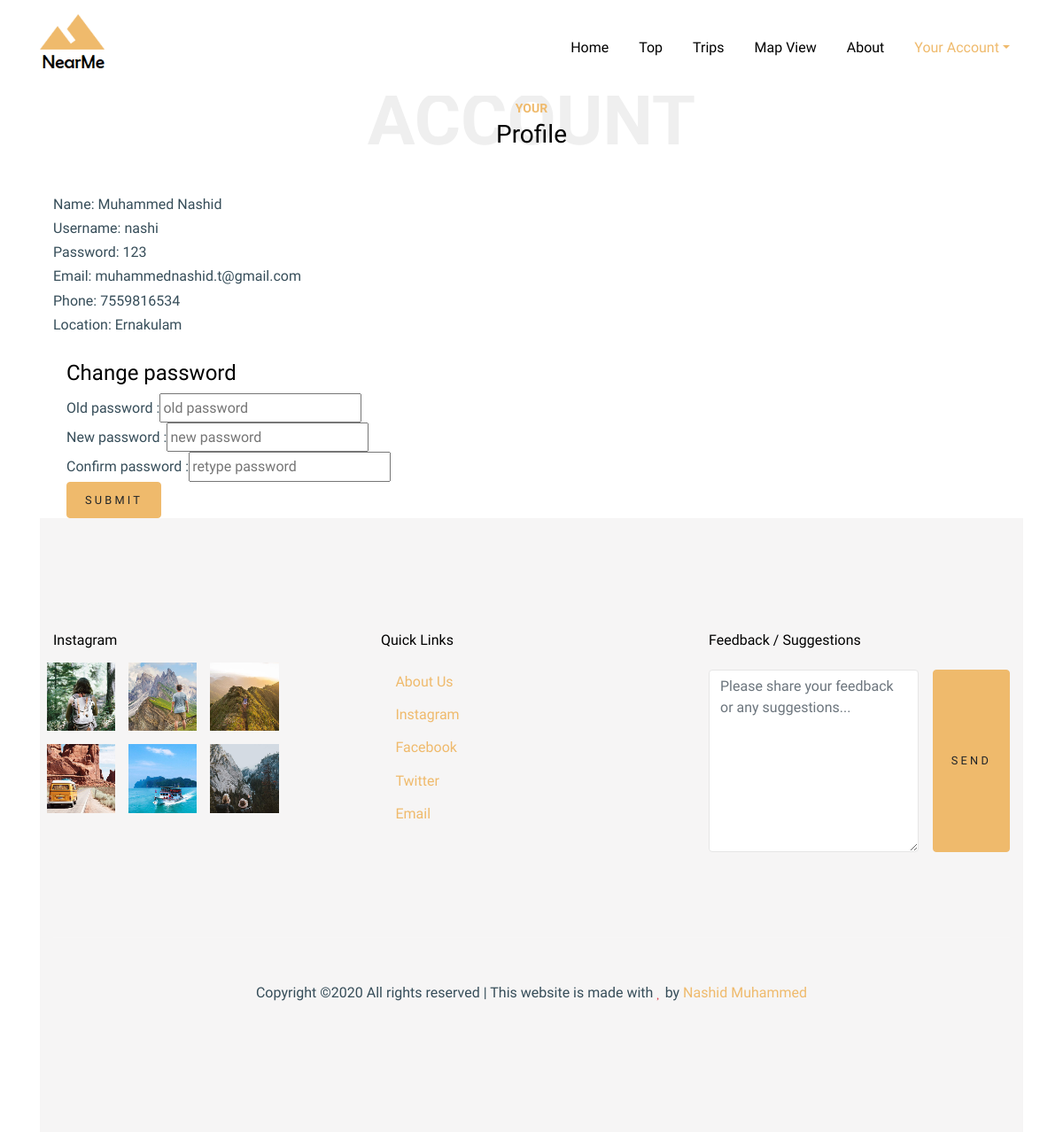
The app's page /profile (signed in) with its own data.
### locationfinder/models.py (models this page shows)
class reg(models.Model):
    name = models.CharField(max_length=100)
    email = models.CharField(max_length=100)
    phone = models.IntegerField()
    location = models.CharField(max_length=100)
    username = models.CharField(max_length=100)
    password = models.CharField(max_length=100)

### locationfinder/views.py (the view)
# urls.py: path('profile',views.profile,name='profile'),
def profile(request):
    try:
        ch = request.session['name']
        us = reg.objects.filter(username=ch)
        return render(request, 'profile.html', {'ww': us})
    except:
        return render(request, 'signin.html')

### templates/profile.html (shortened to what this page needs)
<!doctype html>
{% load static %}
<html lang="en">
  <head>
    <link rel="stylesheet" href="{% static 'fonts/icomoon/style.css' %}">
    <link rel="stylesheet" href="{% static 'css/bootstrap.min.css' %}">
    <link rel="stylesheet" href="{% static 'css/bootstrap-datepicker.css' %}">
    <link rel="stylesheet" href="{% static 'css/jquery.fancybox.min.css' %}">
    <link rel="stylesheet" href="{% static 'css/owl.carousel.min.css' %}">
    <link rel="stylesheet" href="{% static 'css/owl.theme.default.min.css' %}">
    <link rel="stylesheet" href="{% static 'fonts/flaticon/font/flaticon.css' %}">
    <link rel="stylesheet" href="css/aos.css">
    <link rel="stylesheet" href="{% static 'css/style.css' %}">
  </head>
  <body data-spy="scroll" data-target=".site-navbar-target" data-offset="300">
    <div class="site-wrap" id="home-section">
      <header class="site-navbar site-navbar-target" role="banner">
        <div class="container">
          <div class="row align-items-center position-relative">
            <div class="col-3 ">
              <div class="site-logo">
                <a href="{% static 'index.html'%}" class="font-weight-bold">
                  <img src="{% static 'images/logo.png' %}" alt="Image" class="img-fluid">
                </a>
              </div>
            </div>
            <div class="col-9  text-right">
              <nav class="site-navigation text-right ml-auto d-none d-lg-block" role="navigation">
                <ul class="site-menu main-menu js-clone-nav ml-auto ">
                  <li><a href="home" class="nav-link">Home</a></li>
                  <li><a href="home" class="nav-link">Top</a></li>
                  <li><a href="trips.html" class="nav-link">Trips</a></li>
                  <li><a href="blog.html" class="nav-link">Map View</a></li>
                  <li><a href="about" class="nav-link">About</a></li>
                  <li class="active"><a class="dropdown-toggle" data-toggle="dropdown"> Your Account</a>
                  </li>
                </ul>
              </nav>
            </div>
          </div>
        </div>
      </header>
        <div class="container">
        <div class="row justify-content-center text-center">
          <div class="col-md-10">
            <div class="heading-39101 mb-5">
              <span class="backdrop text-center">Account</span>
              <span class="subtitle-39191">Your</span>
              <h3>Profile</h3>
            </div>
          </div>
        </div>
            <div class="container">
{% if ww %}
   {% for i in ww %}
        Name: {{i.name}}<br>
        Username: {{i.username}}<br>
        Password: {{i.password}}<br>
        Email: {{i.email}}<br>
        Phone: {{i.phone}}<br>
        Location: {{i.location}}
    {% endfor %}
{% endif %}
    <div class="container"><br>
    <h4>Change password</h4>
    <form action="change" method="post" enctype="multipart/form-data" >
    Old password :<input class="input100" type="text"  name="old" placeholder="old password"><br>
    New password :<input class="input100" type="text"  name="new" placeholder="new password"><br>
    Confirm password :<input type="password"  name="new1" placeholder="retype password"><br>
    <input type="submit" value="Submit" class="btn btn-primary">
    </form>
    </div>
        </div>
    <footer class="site-footer bg-light">
      <div class="container">
        <div class="row">
          <div class="col-lg-3">
            <h2 class="footer-heading mb-3">Instagram</h2>
            <div class="row">
              <div class="col-4 gal_col">
                <a href="#"><img src="{% static 'images/insta_1.jpg' %}" alt="Image" class="img-fluid"></a>
              </div>
              <div class="col-4 gal_col">
                <a href="#"><img src="{% static 'images/insta_2.jpg' %}" alt="Image" class="img-fluid"></a>
              </div>
              <div class="col-4 gal_col">
                <a href="#"><img src="{% static 'images/insta_3.jpg' %}" alt="Image" class="img-fluid"></a>
              </div>
              <div class="col-4 gal_col">
                <a href="#"><img src="{% static 'images/insta_4.jpg' %}" alt="Image" class="img-fluid"></a>
              </div>
              <div class="col-4 gal_col">
                <a href="#"><img src="{% static 'images/insta_5.jpg' %}" alt="Image" class="img-fluid"></a>
              </div>
              <div class="col-4 gal_col">
                <a href="#"><img src="{% static 'images/insta_6.jpg' %}" alt="Image" class="img-fluid"></a>
              </div>
            </div>
          </div>
          <div class="col-lg-8 ml-auto">
            <div class="row">
              <div class="col-lg-6 ml-auto">
                <h2 class="footer-heading mb-4">Quick Links</h2>
                <ul class="list-unstyled">
                  <li><a href="about"><i class="icon-user " ></i> About Us</a></li>
                  <li><a href="https://www.instagram.com/na_szi/"><i class="icon-instagram " ></i> Instagram</a></li>
                  <li><a href="https://www.facebook.com/nashid.muhammed.t"><i class="icon-facebook " ></i> Facebook</a></li>
                  <li><a href="https://twitter.com/MUHAMMEDNASHIDT"><i class="icon-twitter " ></i> Twitter</a></li>
                  <li><a href="https://mail.google.com/mail"><i class="icon-envelope " ></i> Email</a></li>
                </ul>
              </div>
              <div class="col-lg-6">
                <h2 class="footer-heading mb-4">Feedback / Suggestions</h2>
                <form action="feed" class="d-flex" class="subscribe" method="post" enctype="multipart/form-data">
                  <textarea  class="form-control mr-3" name="feedback" cols="4" rows="8" placeholder="Please share your feedback or any suggestions..."></textarea>
                  <input type="submit" value="Send" class="btn btn-primary">
                </form>
              </div>
            </div>
          </div>
        </div>
        <div class="row pt-5 mt-5 text-center">
          <div class="col-md-12">
            <div class="border-top pt-5">
              <p>
            Copyright &copy;<script>document.write(new Date().getFullYear());</script> All rights reserved | This website is made with <i class="icon-heart text-danger" aria-hidden="true"></i> by <a href="https://colorlib.com" target="_blank" >Nashid Muhammed</a>
            </p>
            </div>
          </div>
        </div>
      </div>
    </footer>
    </div>
  </body>
</html>

### static/css/style.css (style rules this page uses)
html { overflow-x: hidden; }
body { line-height: 1.7; color: #364d59 !important; font-weight: 300; font-size: 1rem; font-family: "Work Sans", sans-serif; }
a { -webkit-transition: .3s all ease; -o-transition: .3s all ease; transition: .3s all ease; text-decoration: none; }
h1, h2, h3, h4, h5, .h1, .h2, .h3, .h4, .h5 { color: #000; font-family: "Work Sans", sans-serif; }
.btn { font-size: .8rem; text-transform: uppercase; letter-spacing: .2rem; padding: 10px 20px; text-decoration: none; }
.form-control { height: 55px; background: #fff !important; font-family: "Work Sans", -apple-system, BlinkMacSystemFont, "Segoe UI", Roboto, "Helvetica Neue", Arial, "Noto Sans", sans-serif, "Apple Color Emoji", "Segoe UI Emoji", "Segoe UI Symbol", "Noto Color Emoji"; }
.site-footer { padding: 4em 0; background: #efba6c; }
@media (min-width: 768px) { .site-footer { padding: 8em 0; } }
.site-footer .border-top { border-top: 1px solid rgba(255, 255, 255, 0.1) !important; }
.site-footer ul li { margin-bottom: 10px; }
.site-footer .footer-heading { font-size: 16px; }
.site-navbar { margin-bottom: 0px; z-index: 1999; top: 0; width: 100%; padding: 1rem; background: white; }
.site-navbar .site-logo { margin: 0; padding: 0; font-size: 1.7rem; }
.site-navbar .site-logo a { text-transform: uppercase; color: #fff; }
.site-navbar .site-logo a img { width: 73px; }
.site-navbar .site-navigation .site-menu { margin: 0; padding: 0; margin-bottom: 0; }
.site-navbar .site-navigation .site-menu .active { color: #efba6c !important; }
.site-navbar .site-navigation .site-menu a { text-decoration: none !important; display: inline-block; }
.site-navbar .site-navigation .site-menu > li { display: inline-block; }
.site-navbar .site-navigation .site-menu > li > a { margin-left: 15px; margin-right: 15px; padding: 20px 0px; color: #000 !important; display: inline-block; text-decoration: none !important; }
.site-navbar .site-navigation .site-menu > li.active > a { color: #efba6c !important; }
.form-control { border: none; border: 1px solid #e6e6e6; }
.bg-light { background-color: #f6f5f5 !important; }
.subtitle-39191 { color: #efba6c; text-transform: uppercase; font-size: 14px; font-weight: bold; }
.heading-39101 { position: relative; }
.heading-39101 .backdrop { line-height: 1; top: -20%; position: absolute; text-transform: uppercase; z-index: -1; font-weight: 900 !important; font-size: 5rem; color: #efefef; }
.heading-39101 .backdrop.text-center { left: 50%; -webkit-transform: translateX(-50%); -ms-transform: translateX(-50%); transform: translateX(-50%); }
.row > .gal_col { padding-right: 7.5px; padding-left: 7.5px; margin-bottom: 15px; }

### records on screen
reg: name "Muhammed Nashid", username "nashi", password "123", email "muhammednashid.t@gmail.com", phone "7559816534", location "Ernakulam"
